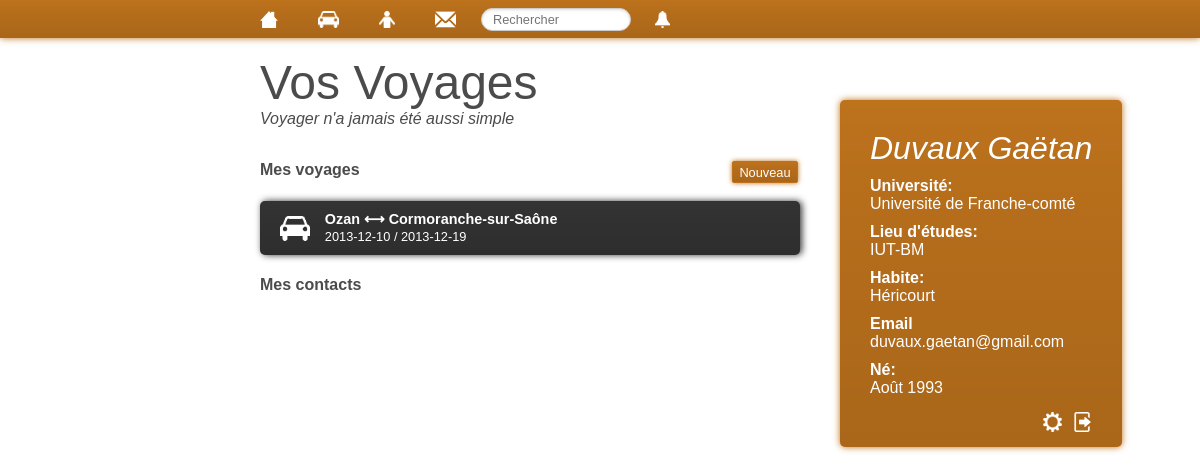
The page /voyage/index.php (signed in) on the database its author committed.
### tables this page shows
CREATE TABLE IF NOT EXISTS `voyage` (
  `id_voy` int(11) NOT NULL AUTO_INCREMENT,
  `date_aller` date DEFAULT NULL,
  `date_retour` date DEFAULT NULL,
  `ville_depart` int(11) NOT NULL,
  `ville_arrive` int(11) NOT NULL,
  `statut` tinyint(1) DEFAULT NULL,
  `id_etu` int(11) DEFAULT NULL,
  `recursivite` int(11) DEFAULT NULL,
  PRIMARY KEY (`id_voy`),
  KEY `id_etu` (`id_etu`),
  KEY `ville_depart` (`ville_depart`),
  KEY `ville_arrive` (`ville_arrive`)
);

CREATE TABLE IF NOT EXISTS `ville` (
  `id_ville` int(11) NOT NULL AUTO_INCREMENT,
  `id_departement` int(3) DEFAULT NULL,
  `nom_ville` varchar(45) DEFAULT NULL,
  `code_postal_ville` varchar(255) DEFAULT NULL,
  `lng_ville` float DEFAULT NULL,
  `lat_ville` float DEFAULT NULL,
  PRIMARY KEY (`id_ville`),
  KEY `id_departement` (`id_departement`),
  KEY `nom_ville` (`nom_ville`),
  KEY `code_postal_ville` (`code_postal_ville`),
  KEY `ville_longitude_latitude_deg` (`lng_ville`,`lat_ville`)
);

CREATE TABLE IF NOT EXISTS `coordonnee` (
  `id_coordonnee` int(11) NOT NULL AUTO_INCREMENT,
  `libelle_coordonnee` varchar(25) DEFAULT NULL,
  `information` varchar(100) DEFAULT NULL,
  `id_etu` int(11) DEFAULT NULL,
  PRIMARY KEY (`id_coordonnee`),
  KEY `id_etu` (`id_etu`)
);

### lib/sql.php (called while the page is built, shortened)
<?php
function getPDO()
{
	try {
		$option = array (
			PDO::MYSQL_ATTR_INIT_COMMAND => "SET NAMES utf8",
			PDO::ATTR_ERRMODE => PDO::ERRMODE_EXCEPTION
		);
		$connec = new PDO("mysql:host=" . SERVER . ";dbname=" . BASE, LOGIN, PASSWORD, $option);
	} catch(Exception $e) {
		die($e->getMessage());
	}
	return $connec;
}
function getAllVoyages($id){
	$connec = getPDO();
	$requete = "SELECT V.id_voy,V.date_aller,V.date_retour,VD.nom_ville,VA.nom_ville
				FROM voyage V, ville VD, ville VA
				WHERE V.id_etu=$id
				AND V.ville_depart=VD.id_ville
				AND V.ville_arrive=VA.id_ville
				ORDER BY V.date_aller;";
	$rep = $connec->query($requete);
	$voy = array();
	while ($tab = $rep->fetch()) {
		$voy[$tab["id_voy"]]["id"] = $tab["id_voy"];
		$voy[$tab["id_voy"]]["aller"] = $tab["date_aller"];
		$voy[$tab["id_voy"]]["retour"] = $tab["date_retour"];
		$voy[$tab["id_voy"]]["depart"] = $tab[3];
		$voy[$tab["id_voy"]]["arrive"] = $tab[4];
	}
	return $voy;
}
function infoetu($id){
    $connec = getPDO();
    $requete = "SELECT ca.libelle,v.id_ville,e.annee_ne_etu,e.mois_ne_etu,u.nom_univ
				FROM etudiant e,campus ca,ville v,universite u
				WHERE e.id_etu = '$id'
				AND e.id_camp = ca.id_camp
				AND e.id_ville = v.id_ville
				AND ca.id_univ = u.id_univ;";
    $tab = $connec->query($requete);
    $info = $tab->fetch();
	return $info;
}
function getCoordonee($id){
    $connec = getPDO();
    $requete = "SELECT co.libelle_coordonnee,co.information
				FROM coordonnee co
				WHERE co.id_etu = '$id'";
    $tab = $connec->query($requete);
    $tableau = Array();
    $tableau[] = $tab->rowCount();
    while( $info = $tab->fetch())
    {
        $tableau[] = $info[0];
        $tableau[] = $info[1];
    }
    return $tableau;
}
function nbnotif($id){
	$connec = getPDO();
    $requete1 = "SELECT count(*)
    			FROM carnet C
    			WHERE id_etu_etudiant=$id
    			AND statut_car=0;";
    $requete2 = "SELECT count(*)
    			FROM message
    			WHERE etu_get=$id
    			AND msg_vu=FALSE;";
    $q = $connec->query($requete1);
    $q = $q->fetch();
    $d = $connec->query($requete2);
    $d = $d->fetch();
    return $q[0]+$d[0];
}
function getinfoVille($id){
    $connec = getPDO();
    $requete1 = "SELECT v.nom_ville, v.lat_ville, v.lng_ville
				FROM ville v
				WHERE v.id_ville = '$id';";
    $tab = $connec->query($requete1);
    $info = $tab->fetch();
    return $info;
}
?>

### lib/bibli.php (called while the page is built, shortened)
<?php
function mois($index){
	$index = intval($index);
	$mois = array("Janv.","Févr.","Mars","Avr.","Mai","Juin","Juil.","Août","Sept.","Oct.","Nov.","Déc.");
	return $mois[$index-1];
}
?>

### voyage/index.php (the view, shortened to what this page needs)
<?php
    require_once '../lib/html.php';
    require_once '../lib/sql.php';
?>
<!DOCTYPE html>
<html>
	<head>
	</head>
    <body>
        <div id="titre">
            <h1>Vos Voyages</h1>
            <span>Voyager n'a jamais été aussi simple</span>
        </div>
        <div id="voyages">
            <input class="newvoy" onclick="getNewVoyageForm()" value="Nouveau" type="button" title="Créer un nouveau voyage." />
            <h4>Mes voyages</h4>
            <?php
                foreach (getAllVoyages($_SESSION["user_id"]) as $voy) { ?>
                    <div class="voyage" onclick="pop_show()" >
                        <img src="../img/car.png" />
                        <h5><?php echo $voy["depart"] ?> ⟷ <?php echo $voy["arrive"] ?></h5>
                        <span class="date"><?php echo $voy["aller"] ?> / <?php echo $voy["retour"] ?></span>
                    </div>
                <?php }
            ?>
            <h4>Mes contacts</h4>
        </div>
        <?php nav(); ?>
        <?php boxuser(getNom($_SESSION["user_id"]),$_SESSION["user_id"]); ?>
    </body>
</html>

### lib/html.php (shortened to what this page needs)
<?php
require_once 'bibli.php';
function head(){
	echo file_get_contents("../cont/head.html");
}
function boxuser($nom, $id){
	echo "<div id='perso'><h2>". $nom . "</h2>";
    printInfoContact($id);
	echo "<div class='option'><a href='../profil/index.php' title='Parametres'><img src='../img/param.png' alt='Parametres' /></a><a href='../lib/deco.php' title='Déconnexion'><img src='../img/out.png' alt='Déconnexion' /></a></div></div>\n";
}
function printInfoContact($id){
    $infos = infoetu($id);
    $coordonnee = getCoordonee($id);
    $info_ville = getinfoVille($infos[1]);
    echo "<span class='label'>Université:</span>";
    echo "<span class='carac'>".$infos[4]."</span>";
    echo "<span class='label'>Lieu d'études:</span>";
    echo "<span class='carac'>".$infos[0]."</span>";
    echo "<span class='label'>Habite:</span>";
    echo "<span class='carac' onclick='afficheCarte(".$info_ville[1].",".$info_ville[2].");'>".$info_ville[0]."</span>";
    for($i=1;$i<$coordonnee[0]*2;$i+=2){
        echo "<span class='label'>".ucfirst($coordonnee[$i])."</span>";
        echo "<span class='carac'>".$coordonnee[$i+1]."</span>";
    }
    echo "<span class='label'>Né:</span>";
    echo "<span class='carac'>".mois($infos[3])." ".$infos[2]."</span>";
}
function nav(){
	?>
	<div id='nav'>
		<a href='../home' title="Home">
			<img src="../img/home.png" alt="Home" />
		</a><a href='../voyage' title="Voyages">
			<img src="../img/car.png" alt="Voyage" />
		</a><a href='../carnet' title="Carnet d'adresse" onclick="getContacts()">
			<img src="../img/buddy.png" alt="Carnet" />
		</a><a href='../messages' title="Messages">
            <img src="../img/mail.png" alt="Messages" />
        </a>
		<form id="form_search" action="../rechercher">
			<input onkeyup="trysearch()" type="search" results placeholder=" Rechercher" name="r" value="<?php if(isset($_GET['r'])){ echo $_GET['r']; } ?>" id="rh" />
		</form>
		<a href='#' onclick="getNotification()" title="Notifications" />
            <?php
                if (nbnotif($_SESSION['user_id'])>0) {
                    echo '<img src="../img/bell.gif" id="notif_img" alt="Notifications" />';
                }
                else {
                    echo '<img src="../img/bell.png" id="notif_img" alt="Notifications" />';
                }
            ?>
	</div>
	<?php
}
?>

### css/inside.css (style rules this page uses)
body,html { margin:0; padding:0; }
body { color: rgb(75, 75, 75); font-family: "proxima-nova", sans-serif; overflow-x:hidden }
a { color: rgb(75, 75, 75); transition: color 0.7s; }
input[type=submit], input[type=reset], input[type=button] { margin: 2px; min-width: 65px; background-image: linear-gradient(transparent, rgba(0, 0, 0, 0.05) 40%, rgba(0, 0, 0, 0.1)); color: rgb(255, 255, 255); font-size: 80%; padding: 0.2em .5em; border: 0px none transparent; text-decoration: none; border-radius: 2px 2px 2px 2px; transition: box-shadow 0.1s linear 0s; display: inline-block; text-align: center; cursor: pointer; -moz-user-select: none; transition: border 0.7s; }
div#nav { width:100%; color: white; text-align:left; background-image: linear-gradient(transparent, rgba(0, 0, 0, 0.05) 40%, rgba(0, 0, 0, 0.1)); transition: box-shadow 0.7s; position:fixed; top:0px; left:0px; z-index: 997; }
div#nav a { color: white; text-decoration:none; display:inline-block; padding: 10px 20px; transition: background-color 0.7s; }
div#nav form { display:inline-block; margin: 0; padding: 0; }
div#nav form input { padding: .25em .6em; margin-bottom: 7px; display: inline-block; border: 1px solid #ccc; font-size: .8em; box-shadow: inset 0 1px 3px #ddd; border-radius: 20px; width: 150px; transition: width 0.5s; }
div#nav a:first-of-type { margin-left:20%; }
div#nav img { height: 17px; vertical-align: bottom; }
div#titre { margin:55px 20%; position:absolute; padding-left:20px; }
div#titre h1 { font-family: "omnes-pro", sans-serif; font-size: 3em; font-weight: 300; padding:0; margin: 0; border:0; }
div#titre span { font-style:italic; }
div#perso { color: white; text-align:left; border-radius: 5px 5px 5px 5px; background-image: linear-gradient(transparent, rgba(0, 0, 0, 0.05) 40%, rgba(0, 0, 0, 0.1)); position:fixed; left: 70%; top: 100px; padding:30px; padding-bottom:15px; max-width:450px; overflow:auto; }
div#perso h2 { font-family: "omnes-pro", sans-serif; font-size: 2em; font-style:italic; font-weight: 300; padding:0; margin: 0; border:0; }
div#perso a { color:white; }
div#perso span.label { display:block; margin-top:10px; font-weight:bold; }
div#perso span.carac { display:block; margin-bottom:10px; }
div#perso div.option { text-align:right; font-size: 0.8em; margin-top:15px; }
div#perso img { height: 20px; vertical-align: bottom; margin-left: 10px; }
div#voyages { position:absolute; top: 120px; left: 20%; margin:20px; width: 45%; height:75%; }
div#voyages input.newvoy { margin-top: 21px; float: right; }
div.voyage { background-color: rgb(51, 51, 51); color: white; margin-bottom: 20px; border-radius: 5px 5px 5px 5px; box-shadow: 2px 0px 7px rgb(51, 51, 51); padding: 10px; background-image: linear-gradient(transparent, rgba(0, 0, 0, 0.05) 40%, rgba(0, 0, 0, 0.1)); cursor: pointer; }
div.voyage h5 { margin: 0; padding: 0; font-size: .9em; }
div.voyage span.date { font-size: .8em; }
div.voyage img { float: left; height: 25px; margin-right: 15px; margin-left: 10px; margin-top: 5px; margin-bottom: 10px; }

### rows shown on the page
voyage: ville_depart.nom_ville "Ozan", ville_arrive.nom_ville "Cormoranche-sur-Saône", date_aller "2013-12-10", date_retour "2013-12-19"
coordonnee: libelle_coordonnee "Email", information "duvaux.gaetan@gmail.com"

### other values the page prints
$nom "Duvaux Gaëtan"
$infos[4] "Université de Franche-comté"
$infos[0] "IUT-BM"
$info_ville[0] "Héricourt"
mois($infos[3]) "Août"
$infos[2] "1993"
